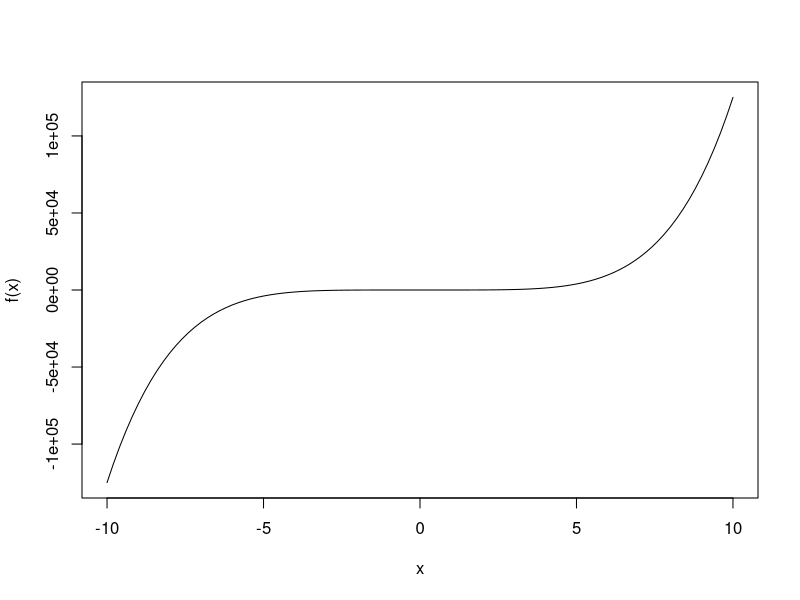
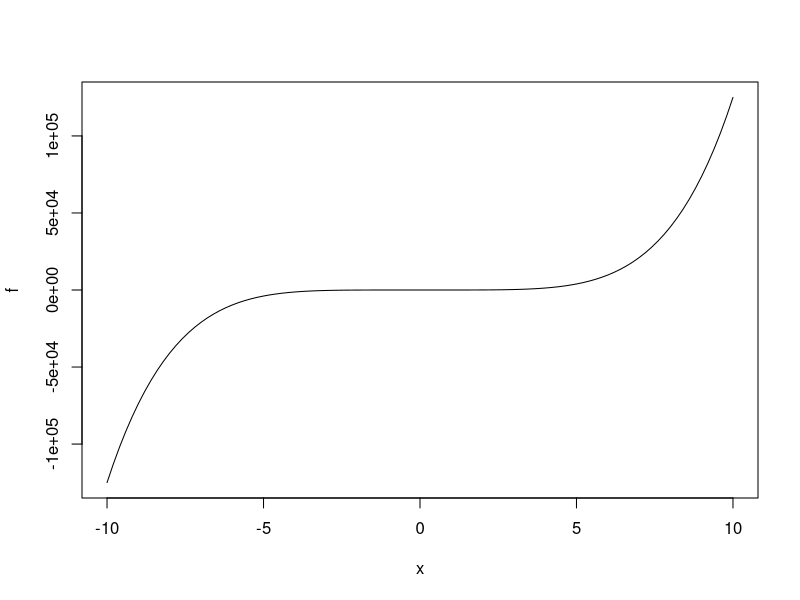

The R script that drew these images, in order:
#' ---
#' title: "Mod\u00e9lisation statistique par la pratique avec R"
#' subtitle: "Chapitre 1 : G\u00e9n\u00e9ralit\u00e9s sur le langage R - solution des exercices"
#' author: "Fr\u00e9d\u00e9ric Bertrand, Emmanuelle Claeys, Myriam Maumy-Bertrand"
#' date: "`r format(Sys.time(), '%d %B, %Y')`"
#' ---

#Chapitre 1 : solution des exercices

#TODO TODO

# page 20, solution exercice 1.2
# q1
maVariable <- 10
maVariable
# q2
str(maVariable)
# q3
maVariable * 2
# q4
maVariable * maVariable
# q5
maVariable <- maVariable + 1
maVariable
# page 21, solution exercice 1.2
# q6
maVariable2 <- NULL 
maVariable2
# q7
str(maVariable2)
# q8
maVariable3 <- "Hello World"
maVariable3
# q9
str(maVariable3)

# page 21, solution exercice 1.3
# q1
1:10
# q2
a <- 1:10
a
# q3, avec RStudio ou avec la fonction str
str(a)
# page 22, q4
a+a
# q5. Oui car a est un vecteur contenant des nombres.
10*a
# q6
a>5
# q7
a[a>5]
# q8
b <- 5:8
# q9
b[1]
b[4]
b[5]
# Ou d'un seul coup
b[c(1,4,5)]
# Comme il n'y a pas de cinquieme element dans b, affiche NA pour Not Available, ce qui est logique puisqu'il n'y a rien comme valeur.
# q10
b[7]<-9
b
# Comme b n'a que quatre elements, R affecte la valeur NA aux cinquiemes et sixiemes elements de b puis la valeur 9 au septieme element de b.
# page 23, q11
seq(5,30,by=5)

# page 23, solution exercice 1.4
# q1
f <- function(x){return ((5*x^5)/4)}
f
str(f)
# q2
f(3)
# q3
# Avec la fonction curve
curve(f,from=-10,to=10)
# Avec la fonction plot qui fait appel `a la fonction curve lorsqu'elle est appliquee `a un objet de classe fonction
plot(f,xlim=(c(-10,10)))

# q4
g <- function(x,a) { return (a*x^2) }
g

# page 23, solution exercice 1.5
for (i in 1:5) {print("Hello world")}
